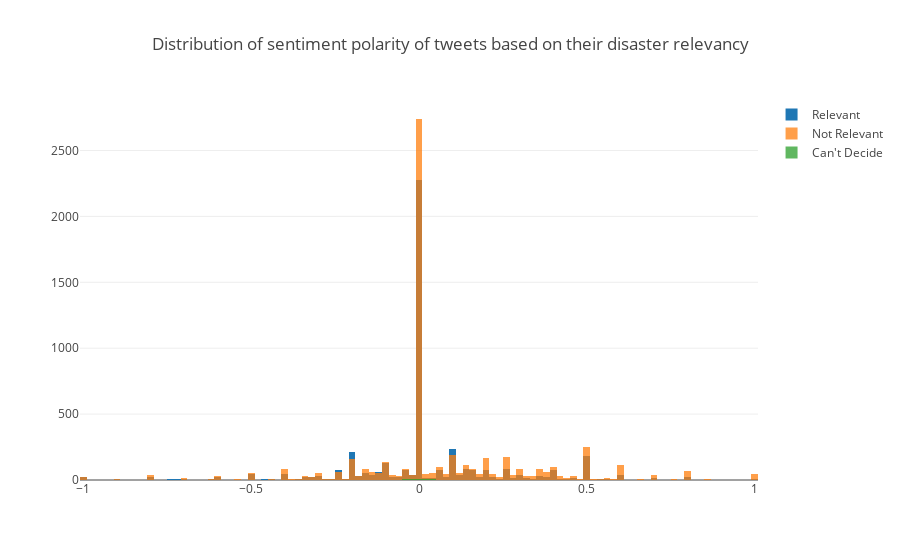

The notebook cell saved with this chart:
### Markdown cell above
## Distribution of sentiment polarity score by tweet type

### Code cell
x0 = df[df['choose_one'] == 'Relevant']['polarity']
x1 = df[df['choose_one'] == 'Not Relevant']['polarity']
x2 = df[df['choose_one'] == "Can't Decide"]['polarity']

trace1 = go.Histogram(
    x = x0,
    name = 'Relevant',
    opacity = 1.00
)

trace2 = go.Histogram(
    x = x1,
    name = 'Not Relevant',
    opacity = 0.75
)

trace3 = go.Histogram(
    x = x2,
    name = "Can't Decide",
    opacity = 0.75
)

data = [trace1, trace2, trace3]
layout = go.Layout(
    barmode='overlay',
    title='Distribution of sentiment polarity of tweets based on their disaster relevancy',
)
fig = go.Figure(data=data, layout=layout)

py.iplot(fig, filename='overlay-hist')

### Figure 1 — Plotly figure (JSON) as saved in the notebook; plotly's stock layout.template omitted (floating-point values rounded to 4 significant figures; data arrays with more than 128 entries replaced by an {"elided": "..."} marker saying what was removed)
{"data": [{"name": "Relevant", "opacity": 1, "type": "histogram", "uid": "c2bb8cf4-3ba7-4aa2-9559-a92bbe9a3a49", "x": {"elided": "4673 float values"}}, {"name": "Not Relevant", "opacity": 0.75, "type": "histogram", "uid": "d975d382-5025-4e5c-abdf-d10121200dad", "x": {"elided": "6187 float values"}}, {"name": "Can't Decide", "opacity": 0.75, "type": "histogram", "uid": "fbee0ad3-8f2b-43b6-926b-afea7b2cf538", "x": [0.1429, 0, -0.1944, 0.16, 0, 0, 0, 0, 0, 0.25, 0, 0.2143, 0, 0.27, 0, 0]}], "layout": {"barmode": "overlay", "title": {"text": "Distribution of sentiment polarity of tweets based on their disaster relevancy"}}}
